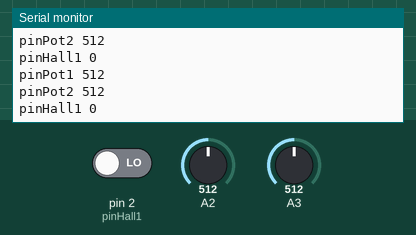
This sketch was run on a simulated Arduino Uno, built with avr-gcc and run on an emulated ATmega328P. On the bench: the last lines printed to the serial monitor. The test bench sets the inputs (shaded band); at power-on: A3 = 512, pin 2 (pinHall1) LOW, A2 = 512.

Above: at 7.2 s.
7.3 s: A3 set to 11
At 7.78 s:
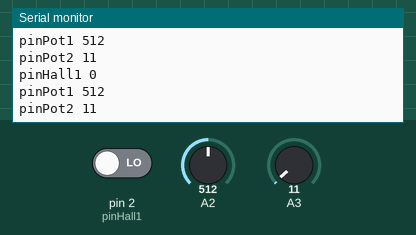
8.8 s: A3 set to 8
At 8.89 s:
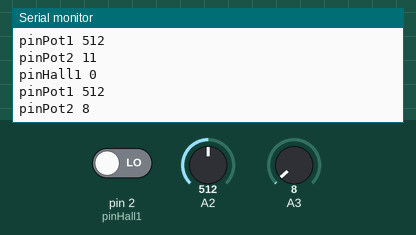
Timing chart, 0 to 11.3 s (numbered marks = the images above; inputs shaded):
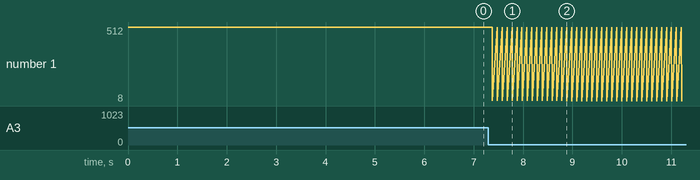

The sketch:

testAnalog.ino
```cpp
int pinPot1 = 2;
int pinPot2 = 3;
int pinHall1 = 2;

void setup() {
  // put your setup code here, to run once:
  Serial.begin(57600);
  pinMode(pinHall1,INPUT);
}

void loop() {
  // put your main code here, to run repeatedly:
  printAnalogVal(pinPot1, "pinPot1");
  printAnalogVal(pinPot2, "pinPot2");
  printDigitalVal(pinHall1, "pinHall1");
  delay(100);
}

void printAnalogVal(int nbCapteur, String prefix){
  int val = analogRead(nbCapteur);
  Serial.print(prefix);
  Serial.print(" ");
  Serial.print(val);
  Serial.println();
}

void printDigitalVal(int nbCapteur, String prefix){
  int val = digitalRead(nbCapteur);
  Serial.print(prefix);
  Serial.print(" ");
  Serial.print(val);
  Serial.println();
}
```

Measured:
- after the input at 7.3 s, the serial monitor: prints a new line after 0.08 s (image 1)
- after the input at 8.8 s, the serial monitor: prints a new line after 0.09 s (image 2)
- plotted number 1: 512 → 11 after the input at 7.3 s, 11 → 8 after the input at 8.8 s
